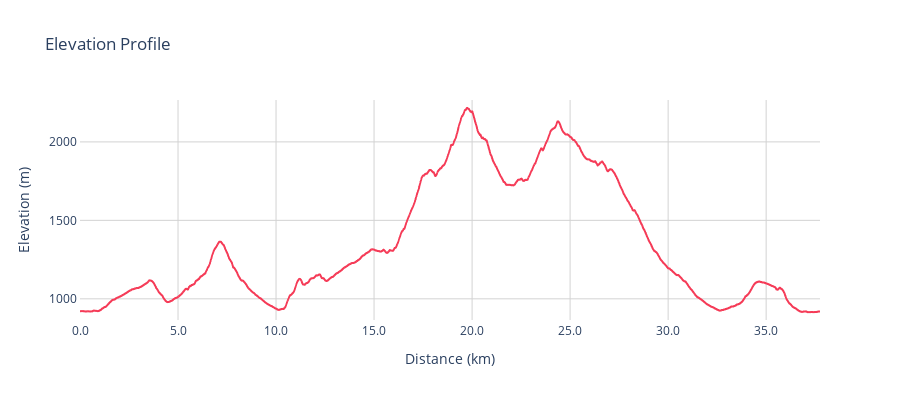

Notebook cell for this chart:
### Code cell
# Plot the elevation profile
elevation_profile = route.plot_elevation_profile()
elevation_profile

### Figure 1 — Plotly figure (JSON) as saved in the notebook; plotly's stock layout.template omitted (floating-point values rounded to 4 significant figures; data arrays with more than 128 entries replaced by an {"elided": "..."} marker saying what was removed)
{"data": [{"fill": "tonexty", "fillcolor": "rgba(245, 59, 87, 0.1)", "hovertemplate": "Distance (km)=%{x}<br>Elevation (m)=%{y}<extra></extra>", "legendgroup": "", "line": {"color": "#f53b57", "dash": "solid", "width": 2}, "marker": {"symbol": "circle"}, "mode": "lines", "name": "", "showlegend": false, "type": "scattergl", "x": {"elided": "18806 float values"}, "xaxis": "x", "y": {"elided": "18806 int values"}, "yaxis": "y"}], "layout": {"height": 400, "hoverdistance": 100, "legend": {"tracegroupgap": 0}, "plot_bgcolor": "white", "showlegend": false, "spikedistance": 100, "title": {"text": "Elevation Profile"}, "width": 900, "xaxis": {"anchor": "y", "domain": [0, 1], "gridcolor": "lightgrey", "showgrid": true, "showline": true, "spikecolor": "#f53b57", "spikemode": "across", "spikesnap": "data", "spikethickness": 1, "tickformat": ".1f", "title": {"text": "Distance (km)"}}, "yaxis": {"anchor": "x", "domain": [0, 1], "gridcolor": "lightgrey", "range": [865, 2267], "showgrid": true, "showline": true, "showspikes": true, "spikecolor": "#f53b57", "spikemode": "across", "spikesnap": "data", "spikethickness": 1, "tickformat": ".0f", "title": {"text": "Elevation (m)"}}}}
